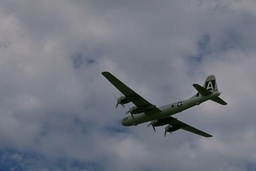
#> input picture data/airplane.jpg, 256 x 171 px, shrunk from 481 x 321 before the run; its folder holds only this picture in this run
$ python main.py   (older library calls are emulated)
#> lines starting #> are read from the running program, lines starting #| are printed output that depends on the picture; after the words box and inside, x2 and y2 are one past the last pixel; in counts of white or black regions, pixels touching at a corner belong together
### src/common.py
import cv2
import glob
import numpy as np


def gaussian_blur(img, sigma=np.sqrt(2), size=-1):
    k_size = size
    if k_size == -1:
        k_size = np.int(2 * np.ceil(4 * sigma) + 1)
    blur = cv2.GaussianBlur(img, (k_size, k_size), sigma)
    return blur


# [4 lines left out: function image_show, not called in this run]


def image_load(path):
    images = [cv2.imread(file) for file in glob.glob(path)]
    return images

### src/coslic.py
import cv2
from cv2 import ximgproc
import numpy as np
import common


class CoSLIC:
    def __init__(self, img, s=30, compactness=10, max_iter=10):
        self._img = img
        self._compactness = compactness
        self._max_iter = max_iter
        self._s = s
        self._labels = None
        self._edges = None
        self._n_labels = 0

    def slic(self):
        blur = common.gaussian_blur(self._img, sigma=0, size=3)
        lab = cv2.cvtColor(blur, cv2.COLOR_BGR2LAB)
        slic = ximgproc.createSuperpixelSLIC(lab, algorithm=ximgproc.SLIC, region_size=self._s, ruler=self._compactness)
        slic.iterate(num_iterations=self._max_iter)
        slic.enforceLabelConnectivity(min_element_size=self._s)
        mask = slic.getLabelContourMask(thick_line=False)
        self._labels = slic.getLabels()
        self._n_labels = slic.getNumberOfSuperpixels()
        mask_c3 = np.repeat(mask[:, :, np.newaxis], 3, axis=2)
        slic_viz = (mask_c3 == 0) * self._img
        mask_c3[:, :, 0:2] = 0
        slic_viz = slic_viz + mask_c3
        return slic_viz

    def canny_edge(self, low=0.1, high=0.2):
        blur = common.gaussian_blur(self._img, 0, 5)
        dx = cv2.Scharr(blur, cv2.CV_32F, 1, 0)
        dy = cv2.Scharr(blur, cv2.CV_32F, 0, 1)
        gradient = np.zeros_like(dx)
        cv2.magnitude(dx, dy, gradient)
        max_grad = np.amax(gradient)
        # print(max_grad)
        return cv2.Canny(np.int16(dx), np.int16(dy), max_grad * low, max_grad * high)

    def fill(self, data, i, j, target, val):
        if data[i, j] == val or data[i, j] != target:
            return
        data[i, j] = val
        q = [(i, j)]
        h, w = np.shape(data)
        while q:
            n = q.pop(0)
            if n[1] > 0 and data[n[0], n[1]-1] == target:
                idx_i = n[0]
                idx_j = n[1]-1
                data[idx_i, idx_j] = val
                q.append((idx_i, idx_j))
            if n[1]+1 < w and data[n[0], n[1]+1] == target:
                idx_i = n[0]
                idx_j = n[1]+1
                data[idx_i, idx_j] = val
                q.append((idx_i, idx_j))
            if n[0] > 0 and data[n[0]-1, n[1]] == target:
                idx_i = n[0]-1
                idx_j = n[1]
                data[idx_i, idx_j] = val
                q.append((idx_i, idx_j))
            if n[0]+1 < h and data[n[0]+1, n[1]] == target:
                idx_i = n[0]+1
                idx_j = n[1]
                data[idx_i, idx_j] = val
                q.append((idx_i, idx_j))
            # cv2.imshow("data", data)
            # cv2.waitKey(0)

    def flood_fill(self):
        print(np.shape(self._img))
        self._edges = self.canny_edge()
        new_label = 1
        result = np.zeros_like(self._labels, np.uint16)
        target = np.iinfo(np.uint16).max

        for label in range(self._n_labels):
            l_x, l_y = np.where(self._labels == label)
            e_x, e_y = np.where(self._edges == 255)
            data = np.zeros_like(self._labels, np.uint16)
            data[l_x, l_y] = target
            data[e_x, e_y] = 0

            while True:
                idx = next((idx for idx, x in np.ndenumerate(data) if x == target), (None, None))
                print(idx)
                if idx != (None, None):
                    self.fill(data, idx[0], idx[1], target, new_label)
                    new_label += 1
                else:
                    break

            result += data

        r = np.random.choice(255, new_label-1)
        g = np.random.choice(255, new_label-1)
        b = np.random.choice(255, new_label-1)

        show = np.zeros_like(self._img)
        for i in range(1, new_label, 1):
            show[result == i] = [r[i-1], g[i-1], b[i-1]]

        cv2.imshow("result", show)
        cv2.waitKey(0)

### src/main.py
import common
from coslic import CoSLIC
import cv2


def main():
    images = common.image_load('../data/*.jpg')
#> in image_load, `images = [cv2.imread(file) for file in glob.glob(path)]`: images = 1 item
#> images = 1 item
    # [9 lines of commented-out code are left out]
    slic = CoSLIC(images[0])
#> in __init__, self._img is the input picture: shape (171, 256, 3); mean B, G, R 129.4, 118.3, 114
    slic.slic()
#> in slic, `lab = cv2.cvtColor(blur, cv2.COLOR_BGR2LAB)`: lab: shape (171, 256, 3); mean of channels 0, 1, 2 126.4, 128.9, 121.4
#> in slic, `mask = slic.getLabelContourMask(thick_line=False)`:
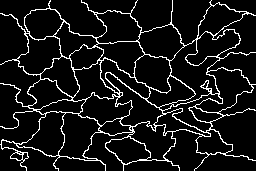
#> mask: shape (171, 256); 9.1% white in thin lines or dots
#> in slic, `self._labels = slic.getLabels()`:
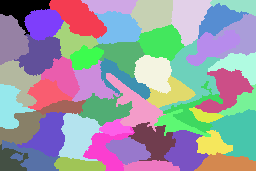
#> self._labels: shape (171, 256) int32; 50 distinct labels, from 0 to 49; one colour per label, 0 black
#> in slic, `self._n_labels = slic.getNumberOfSuperpixels()`: self._n_labels = 50
#> in slic, `mask_c3 = np.repeat(mask[:, :, np.newaxis], 3, axis=2)`: mask_c3: shape (171, 256, 3); 9.1% white in thin lines or dots
#> in slic, `mask_c3[:, :, 0:2] = 0`:
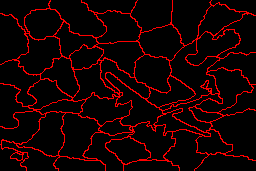
#> mask_c3: shape (171, 256, 3); mean of channels 0, 1, 2 0, 0, 23.3; drawn as B, G, R
    slic.flood_fill()
#| (171, 256, 3)
#> in canny_edge, `dy = cv2.Scharr(blur, cv2.CV_32F, 0, 1)`:
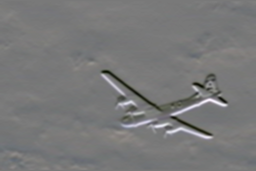
#> dy: shape (171, 256, 3) float32; mean B, G, R -3.3, -5.5, -7.4; drawn with min black and max white
#> in canny_edge, `return cv2.Canny(np.int16(dx), np.int16(dy), max_grad * low, max_grad ..`: returned value: shape (171, 256); 2% white in thin lines or dots, all inside (x1, y1, x2, y2) = (10, 59, 227, 170)
#> after the loop in flood_fill, `for label in range(self._n_labels):`:
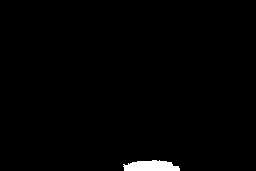
#> data: shape (171, 256) uint16; values 0 (black) and 101 (white), 1.1% white; 1 white region, box (x1, y1, x2, y2) and area: (123, 160, 180, 171) 494
#> after the loop in flood_fill, `for label in range(self._n_labels):`:
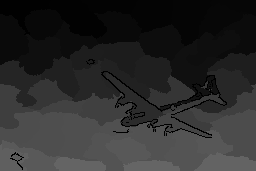
#> result: shape (171, 256) uint16; min 0, max 101, mean 42.5
#> after the loop in flood_fill, `for label in range(self._n_labels):`: new_label = 102
#> in flood_fill, `r = np.random.choice(255, new_label-1)`: r = 101 values, max 254 at index 36, min 1 at index 83, mean 123.4
#> in flood_fill, `g = np.random.choice(255, new_label-1)`: g = 101 values, max 244 at index 8, min 0 at index 33, mean 115.3
#> in flood_fill, `b = np.random.choice(255, new_label-1)`: b = 101 values, max 254 at index 85, min 3 at index 0, mean 131
#> after the loop in flood_fill, `for i in range(1, new_label, 1):`:
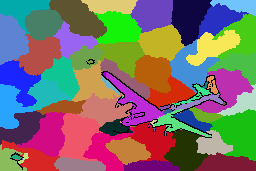
#> show: shape (171, 256, 3); mean of channels 0, 1, 2 105.7, 110.8, 121.7; drawn as B, G, R


if __name__ == "__main__":
    main()
